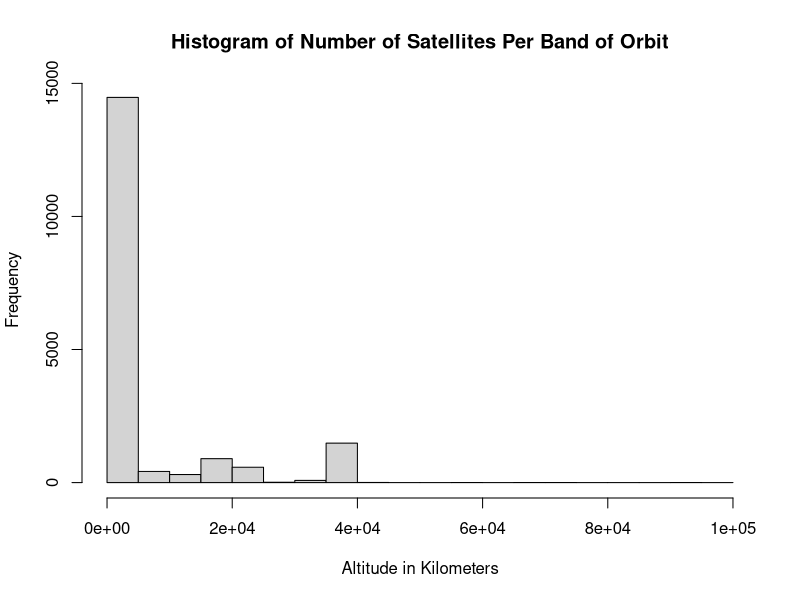
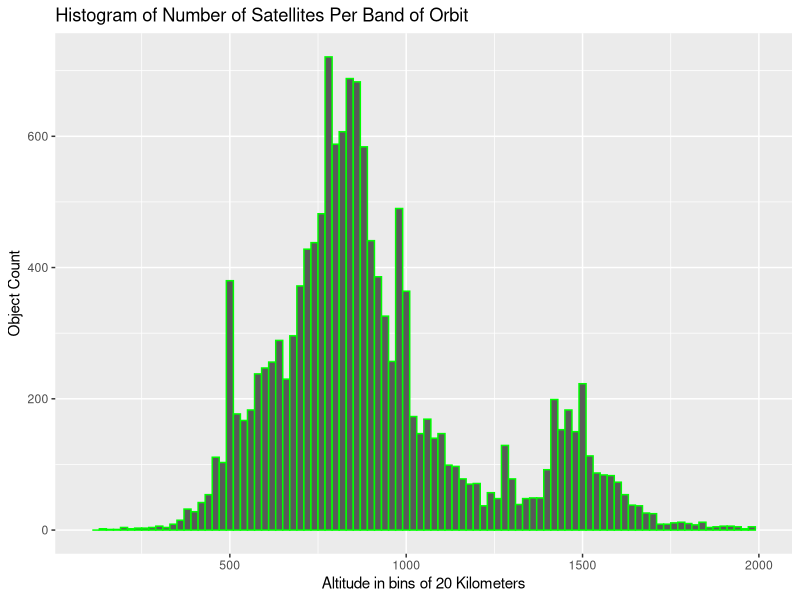
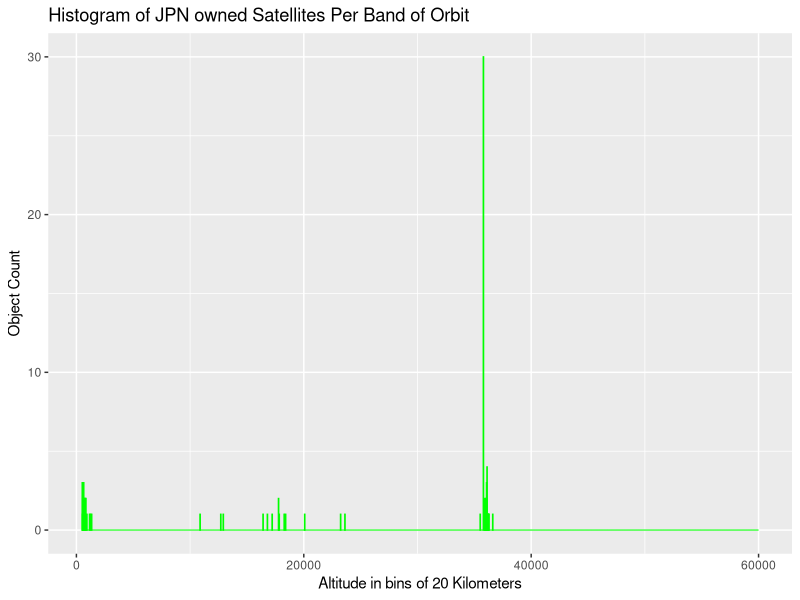

The R script that drew these images, in order:


# Setting the working directory
# or else comment out the setwd and set it by selecting 'session/'set working directory'
setwd("/home/bvt/Dropbox/eng_science/R/wd/tle")
#setwd("C:/Users/bvt/Dropbox/eng_science/R/wd/tle")
# take the 3 line element file and make two files, 1st one is Satellite Name, 2nd is the modified TLE ready for R
# sed '/^1/d' 3le.4Apr19.txt | sed '/^2/d' | sed 's/^.\{2\}//' > one.txt
# sed '/^0/d' 3le.4Apr19.txt | paste - - | tr -d '\r' | tr -d '\t' > two.txt

#Load required packages
#library(gridExtra)
#library(moments) # needed for skewness
library(ggplot2)

library(dplyr) # part of the tidyverse modules

G <- 6.67408E-11
M <- 5.972E24
EarthRadius <- 6.371E6
EarthVolume <- (EarthRadius^3 * 4 * pi)/3 # in meters^3

# read the file with the names
satname <- read.fwf("one.txt", widths = c(24), header = FALSE)

tle_master <- read.fwf("two.txt", widths = c(1,1,5,1,1,2,3,3,1,2,12,1,10,1,8,1,8,1,1,1,4,1,1,1,5,1,8,1,8,1,7,1,8,1,8,1,11,5,1), header = FALSE, 
                       col.names=c('LineNumber1','','SatelliteNumber1','Classification','','ID1','ID2','ID3','','EpochYear','EpochDay','',
                                    'FirstTimeDerivative','','SecondTimeDerivative','','BSTAR','','Ephemeris','','ElementSetNumber','Checksum1',
                                    'LineNumber2','','SatelliteNumber2','','Inclination','','RightAscension','','Eccentricity','','Perigee','',
                                     'MeanAnomaly','','MeanMotion','Revolution','Checksum2'))
# merge back the names into the TLE
tle_master$satname <- satname$V1
# perform caculations
tle_master$altitude <- ((((1/tle_master$MeanMotion*86400)^2/((2*pi))^2)*G*M)^(1/3)-EarthRadius)
#convert to kilometers
tle_master$altitude <- tle_master$altitude/1000

hist <- hist(tle_master$altitude, breaks = 25, main = paste("Histogram of Number of Satellites Per Band of Orbit"),
     xlab = "Altitude in Kilometers")




ghist <- ggplot(tle_master, aes(x=altitude)) +
      geom_histogram(binwidth = 20, color="green") +
      labs(title="Histogram of Number of Satellites Per Band of Orbit",
           x = "Altitude in bins of 20 Kilometers",
           y = "Object Count") +
           xlim(100, 2000)
ghist

tle_master$mark <- NA
write.csv(tle_master, file = "tle_master.csv")
# selection area -
#open file that has been marked for analysis
tle_selection <- read.csv("tle_mark.csv", header=TRUE, sep=",")

tle_selection <- subset(tle_selection, mark == 1)

ghist <- ggplot(tle_selection, aes(x=altitude)) +
  geom_histogram(binwidth = 20, color="green") +
  labs(title="Histogram of JPN owned Satellites Per Band of Orbit",
       x = "Altitude in bins of 20 Kilometers",
       y = "Object Count") +
  xlim(500, 60000)
#the xlim for everything is 100, 40,000, customize for home in like LEO
ghist

#### REFERENCE
#https://space.stackexchange.com/questions/4211/calculate-satellite-coordinates-from-tle-data